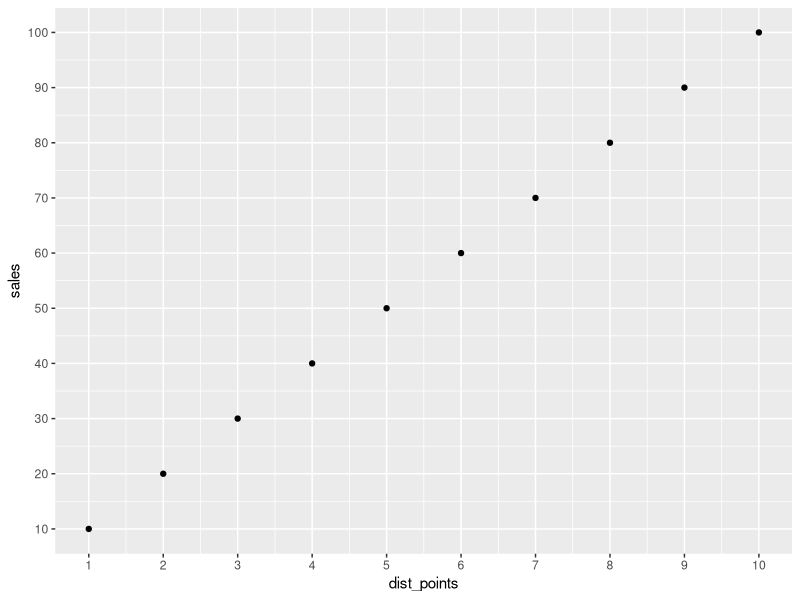

R code for this plot: (Note: this script raises an error after producing the figure.)


library(tidyverse)

df <- tribble(
    ~dist_points, ~sales,
    1, 10,
    2, 20,
    3, 30,
    4, 40,
    5, 50,
    6, 60,
    7, 70,
    8, 80,
    9, 90,
    10, 100
)

(plt1 <- df %>% 
        ggplot(aes(x = dist_points, y = sales)) +
        geom_point() +
        scale_x_continuous(breaks = seq(1,10)) +
        scale_y_continuous(breaks = seq(10,100,10))
)

mean <- mean(df$sales)

(plt2 <- plt1 +
        geom_hline(yintercept = mean_df) +
        geom_text(x = 1, y = 60, label = mean)
)

k <- 10
x <- 1:10
d <- 0
pred_sales <- k * x + d
pred_sales_df <- tibble(x = x, pred_sales = pred_sales)

(plt3 <- plt2 +
        geom_hline(yintercept = mean_df) +
        geom_text(x = 1, y = 60, label = mean_df) +
        geom_line(data = pred_sales_df, aes(x = x, y = pred_sales), col = 'blue')
)

var_mean <- var(mean - df$sales)
var_line <- var(pred_sales_df$pred_sales - df$sales)

(r_squared <- (var_mean - var_line) / var_mean)
# 1

(plt4 <- plt3 +
        geom_hline(yintercept = mean_df) +
        geom_text(x = 1, y = 60, label = mean_df) +
        geom_line(data = pred_sales_df, aes(x = x, y = pred_sales), col = 'blue') + 
        geom_text(x = 9, y = 70, label = paste0('R^2 = ', r_squared), col = 'blue')
)




# --------------------------------------------------------



df2 <- tribble(
    ~dist_points, ~sales,
    1, 0,
    2, 30,
    3, 20,
    4, 50,
    5, 40,
    6, 70,
    7, 60,
    8, 90,
    9, 80,
    10, 100
)

mean_new <- mean(df2$sales)

(plt_new1 <- df2 %>% 
        ggplot(aes(x = dist_points, y = sales)) +
        geom_point() +
        geom_hline(yintercept = mean_new) + 
        geom_text(x = 1, y = 60, label = mean_new) +
        scale_x_continuous(breaks = seq(1,10)) +
        scale_y_continuous(breaks = seq(10,100,10))
)

res_lm <- lm('sales ~ dist_points', df2)
summary(res_lm)$r.squared
summary(res_lm)
new <- data.frame(dist_points = seq(1, 10, 1))
pred_lm <- tibble(y = predict(res_lm, new)) %>% mutate(dist_points = 1:n())

(plt_new2 <- plt_new1 +
        geom_line(data = pred_lm, aes(x =dist_points, y = y ), col = 'red') +
        geom_text(x= 8,y = 40, label = paste0('R^2: ', summary(res_lm)$r.squared ), col = 'red')
)


